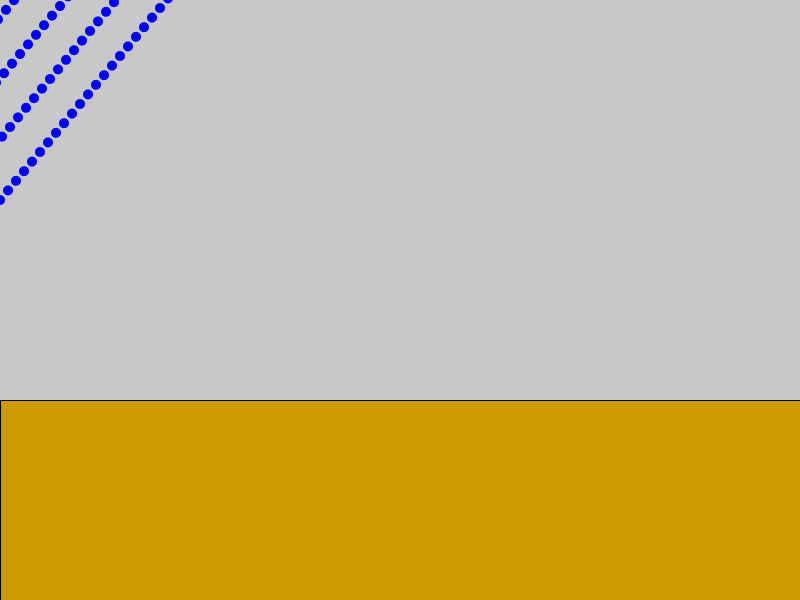
Frame 1 (no input)
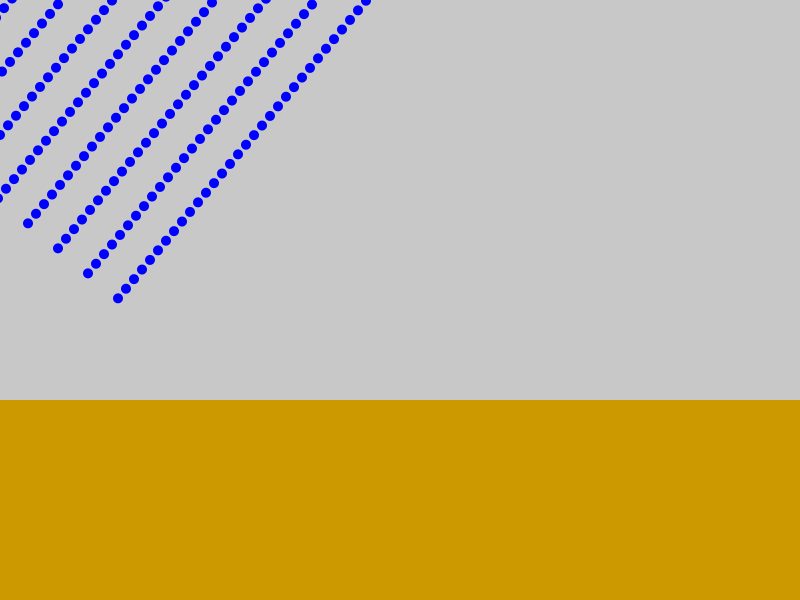
Frame 60 (the mouse pressed at the canvas centre just before this capture)
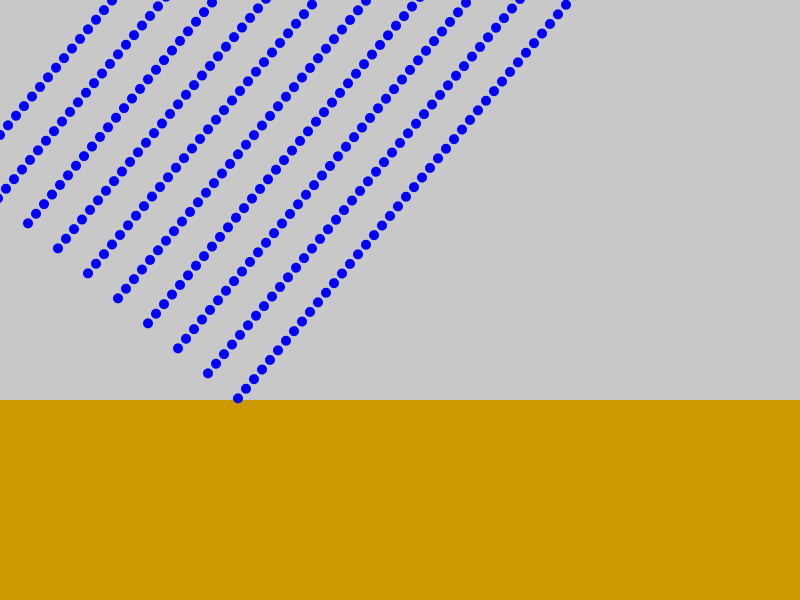
Frame 120 (the mouse held since frame 60 and released just before this capture)

The Processing sketch that drew these frames (run headless with seeded random() and noise(); from frame 60 on, the mouse is pressed at the canvas centre):

// Processing sketch: Marching_Through_Syrup
// ── Marching_Through_Syrup.pde
int numRows = 10;                   //Number of rows of marchers
int rowLength = 60;                //Number of marchers per row
float speedOnPavement = 2;         //Initial x-speed of the marching line
float m = 1.2;                     //Initial slope of the rows
float separation = 8;             //Horizontal spacing between marchers
float separationBetweenRows = 15;  //Vertical spacing between rows
float speedReductionFactor = 0.45;  //The ratio of the marchers' speed in syrup over their speed on pavement
Marcher[][] theBand;
int yMapleSyrup;
float xPos = 20;


void setup() {
  frameRate(20);
  size(800,600);
  yMapleSyrup = 2*height/3;
 
  theBand = new Marcher[numRows][rowLength];
  
  for(int row = 0; row < numRows; row++){
    for(int person = 0; person < rowLength; person++) {
      float x = person*separation - row * speedOnPavement * separationBetweenRows;
      float y = 200 - person*m*separation - row * speedOnPavement/m * separationBetweenRows;
      theBand[row][person] = new Marcher( x, y, speedOnPavement, speedOnPavement/m );
    }
  }
}


void draw() {
  background(200,200,200);
  fill(#cc9900);
  rect(0, yMapleSyrup, width, height-yMapleSyrup);
  
  fill(0,0,255);
  noStroke();
  
  for(int row=0; row < numRows; row++){
    for(int person=0; person < rowLength; person++){
      
       Marcher m = theBand[row][person];
       m.drawMe();
       m.updatePosition();
       
       if ( m.yPos >= yMapleSyrup && !m.inMapleSyrup  ) {  //if m has just entered the syrup...
         
         m.slowDown( speedReductionFactor );
         m.inMapleSyrup = true;
         
       }
    }
  } 
}

// ── Marcher.pde
class Marcher {
  float xPos, yPos, xSpeed, ySpeed;
  boolean inMapleSyrup;
  float size;
  
  Marcher( float x, float y, float xs, float ys ) {
    this.xPos = x;
    this.yPos = y;
    this.xSpeed = xs;
    this.ySpeed = ys;
    this.inMapleSyrup = false;
    this.size = 10;
  }
  
  void updatePosition() {      
     this.xPos += this.xSpeed;
     this.yPos += this.ySpeed;
  }
  
  void slowDown( float factor ) {
    this.xSpeed *= factor;
    this.ySpeed *= factor;
  }
  
  void drawMe() {
    circle(this.xPos, this.yPos, size);
  }

}
